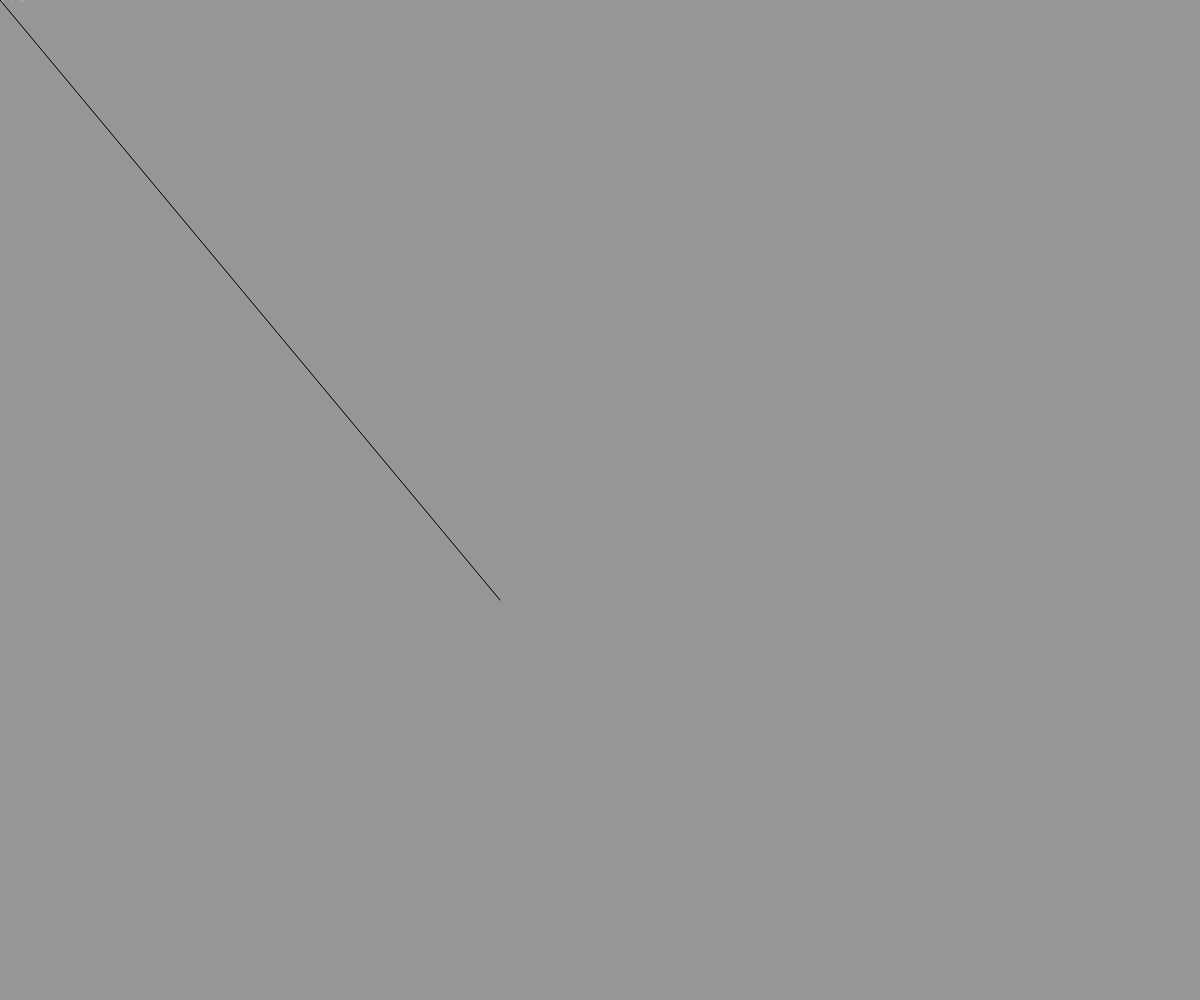
Frame 1 (no input)
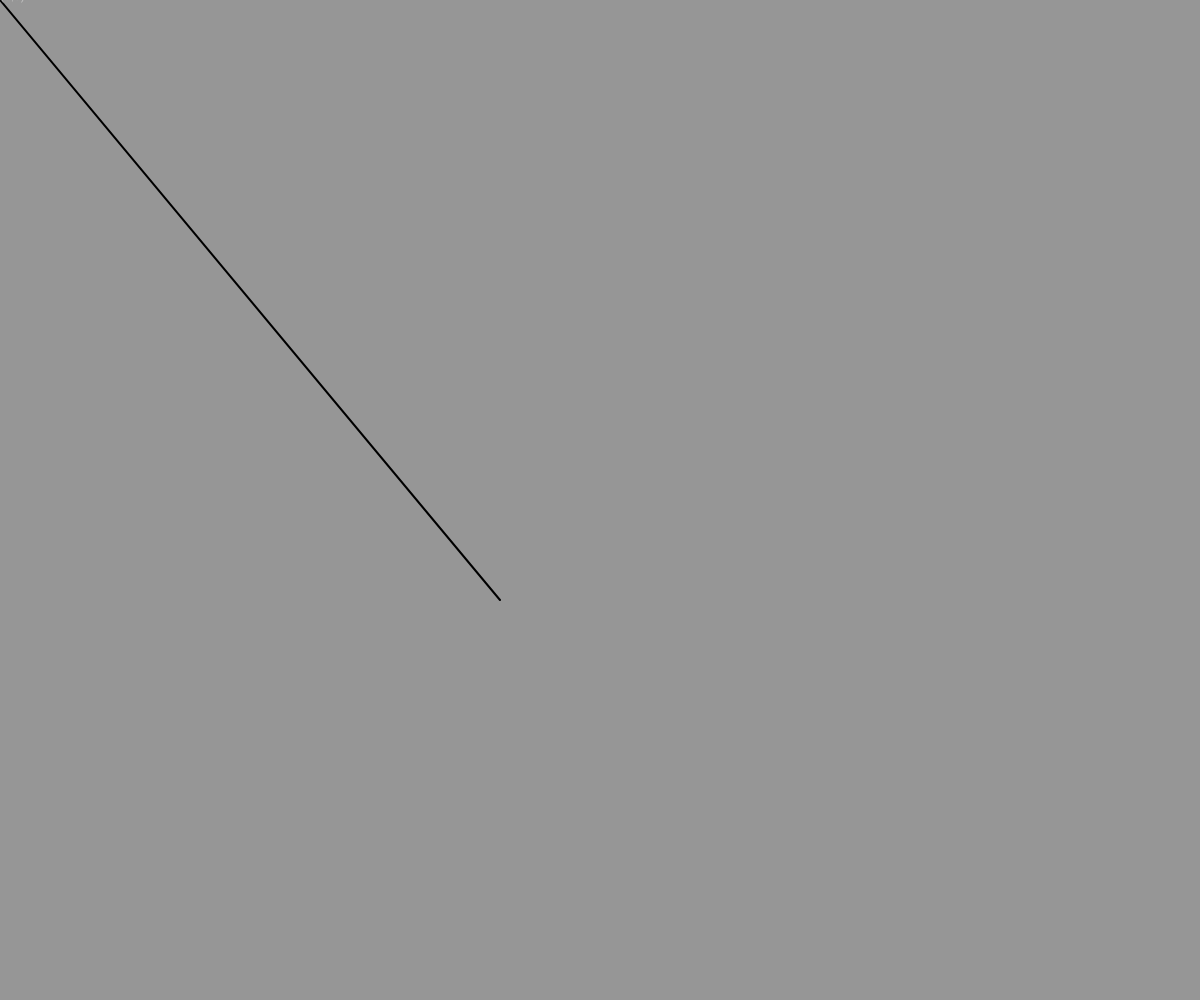
Frame 60 (no input)
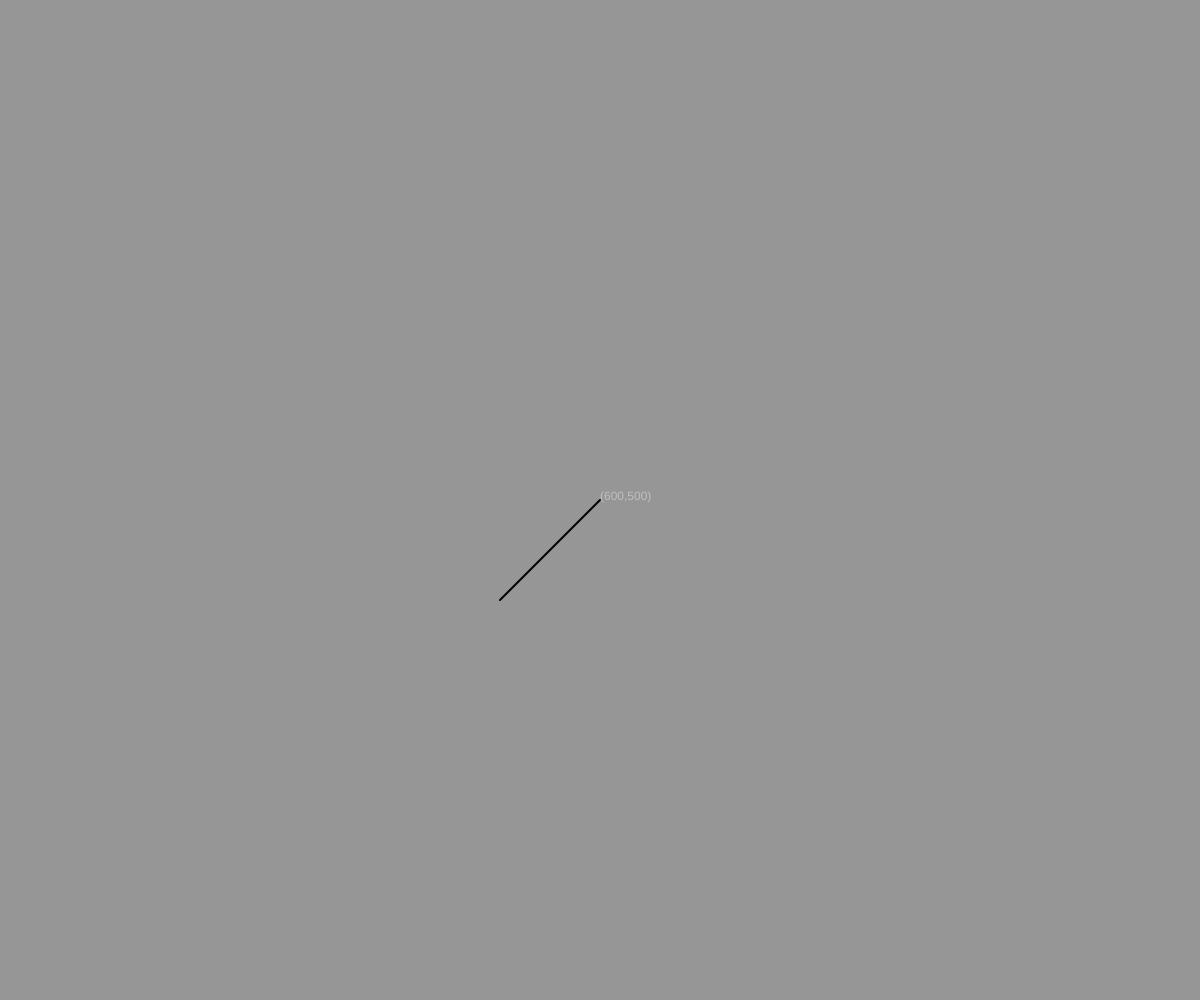
Frame 120 (the mouse pressed at the canvas centre since frame 60)

The p5.js sketch that drew these frames (run headless with seeded random() and noise() and a simulated clock; from frame 60 on, the mouse is pressed at the canvas centre):

// p5.js sketch
// ── sketch.js
// sequence: top --> bottom, right --> left

// this is a gloabl array, definition for newShape. --- Do two arrays, one for x, one for y
var x = [];
var y = [];

function setup() {
    // default canvas is 100,100. (windowWidth, windowHeight makes canvas fill browser, no matter size)
    createCanvas(windowWidth,windowHeight);
    // background has to come after we create canvas, done once at very beginning
// background(150);
    // line needs two points: initial x,y and ending x,y (0,0 is upper left)
    // mouseX always contains the current horizontal position of the mouse, relative to (0, 0) of the canvas
    // don't forget semi-colon!
// line(0,0,mouseX,100); doesn't know where mouse is, so makes it 0
    // other way to place rectangle at centre of mouse
    rectMode(CENTER);
    fill(255,255,255,100);
}

function draw() {
    // how to erase trail and start again
    background(150);
    // mouseX measures 60 times a second
    line(windowHeight/2,windowWidth/2,mouseX,mouseY);
    text('(' + mouseX + ',' + mouseY + ')',mouseX,mouseY)
    // rectangle follows mouse - "mouseX-50" (subtract half of height and half of width) puts the rectangle at centre of mouse ---> use rectMode(CENTER) in function setup
    // fifth paramter adds a radius to the rectangle (20)
// rect(mouseX,mouseY,100,100,20);
    // beginShape starts drawing a shape
// beginShape(LINES);
    // // vertex contains x, y
    //     vertex(30, 20);
    //     vertex(85, 20);
    //     vertex(85, 75);
    //     vertex(30, 75);
// endShape();
    strokeWeight(2);
    beginShape();
    // what does for loop need to know? Three pieces: init, test, update
    // init var i=o
    // test against x.length (array, at top, is empty, so length=0)
    // update with ++
    for(var i=0; i<x.length; i++) {
        // ten points made with an array and a variable - where does this go?
        vertex(x[i],y[i]);
        // this displays i (the number of the point), with the x (x[i]) and y (y[i]) coordinates of each point at those points
        text(i + ' (' + x[i] + ',' + y[i] + ')', x[i], y[i]);
    }
    endShape();

}

// this function fires after the mouse has been released
// mouseReleased makes things happen once the mouse button is released. mouseClicked is the combination of pressing and releasing.
function mouseReleased() {
    // look this up in codecademy   
    // push to x array, mouseX = horizontal dimension
    // x.length limits array length to 10, meaning 10 vertices
    if (x.length < 10){
        x.push(mouseX);
        y.push(mouseY);
        // prints to console
        console.log(x);
    }
}
